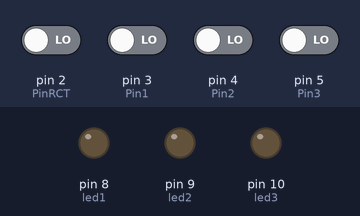
A sketch run on a simulated Arduino Uno, built with avr-gcc and run on an emulated ATmega328P. On the bench: output pins drawn as LEDs (lit = HIGH). Dashed ring = blinking. The test bench sets the inputs (shaded band); at power-on: pin 2 (PinRCT), pin 3 (Pin1), pin 4 (Pin2), pin 5 (Pin3) LOW.

Above: at 1.2 s.
1.3 s: pin 2 (PinRCT) driven HIGH
At 1.7 s:
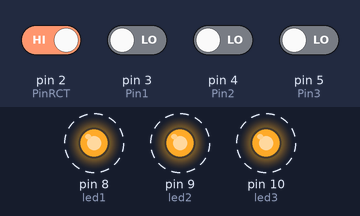
4.3 s: pin 2 (PinRCT) driven LOW
At 4.7 s:
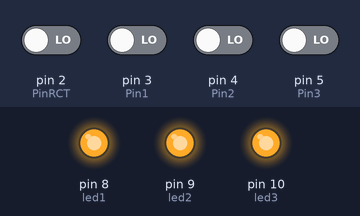
5.8 s: pin 3 (Pin1) driven HIGH
At 6.3 s:
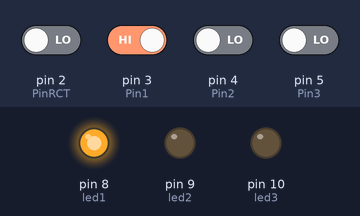
Timing chart, 0 to 8.8 s (numbered marks = the images above; inputs shaded):
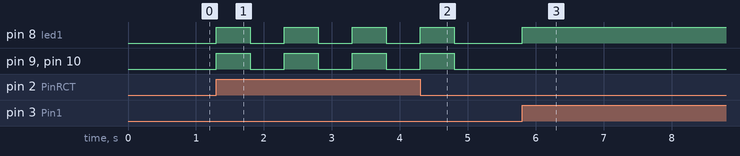

Measured:
- after the input at 1.3 s, pin 8 (led1), pin 9 (led2), pin 10 (led3): alternates HIGH for 0.50 s and LOW for 0.50 s, starting at once
- after the input at 4.3 s, pin 8 (led1), pin 9 (led2), pin 10 (led3): goes on until 4.8 s, then stays LOW
- after the input at 5.8 s, pin 8 (led1): LOW → HIGH at once

The sketch:

ytabajo_de_juego_de_r_y_p_copy_de_seguridad_semi_terminado.ino
```cpp
const int Pin1 = 3;
const int Pin2 = 4;
const int Pin3 = 5;
const int PinRCT = 2;

const int led1 = 8;
const int led2 = 9;
const int led3 = 10;

bool resp = false;

void setup()
{
pinMode(Pin1,INPUT);
pinMode(Pin2,INPUT);
pinMode(Pin3,INPUT);
pinMode(PinRCT,INPUT);


pinMode(led1,OUTPUT);
pinMode(led2,OUTPUT);
pinMode(led3,OUTPUT);

}
void loop ()
{
if ( (digitalRead(Pin1) == 1  && resp == false ))
{
  digitalWrite(led1,1);
  resp = true;
}
if ( (digitalRead(Pin2) == 1 && resp == false) )
{
  digitalWrite(led2,1);
  resp = true;
}
if ( (digitalRead(Pin3) == 1 && resp == false))
{
  digitalWrite(led3,1);
  resp = true;
}
if ( (digitalRead(PinRCT) == 1))
{
 resp = false;


  digitalWrite(led1,1);
  digitalWrite(led2,1);
  digitalWrite(led3,1);
  delay(500);
  digitalWrite(led1,0);
  digitalWrite(led2,0);
  digitalWrite(led3,0);
  delay(500);
  digitalWrite(led1,1);
  digitalWrite(led2,1);
  digitalWrite(led3,1);
  delay(500);
  digitalWrite(led1,0);
  digitalWrite(led2,0);
  digitalWrite(led3,0);
  delay(500);
  digitalWrite(led1,1);
  digitalWrite(led2,1);
  digitalWrite(led3,1);
  delay(500);
  digitalWrite(led1,0);
  digitalWrite(led2,0);
  digitalWrite(led3,0);
  delay(500);
  digitalWrite(led1,1);
  digitalWrite(led2,1);
  digitalWrite(led3,1);
  delay(500);
  digitalWrite(led1,0);
  digitalWrite(led2,0);
  digitalWrite(led3,0);
  delay(500);
}
}
```
